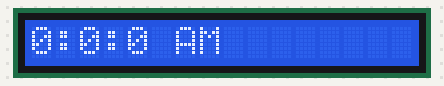
This sketch was run on a simulated ESP8266 (NodeMCU). On the bench: 16×1 character LCD.

Above: at 0.1 s.
At 4.1 s:
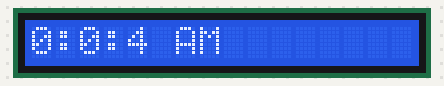
At 9.1 s:
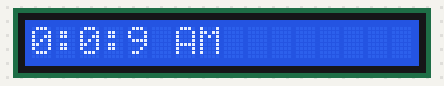
At 19.2 s:
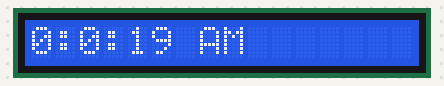
At 28.2 s:
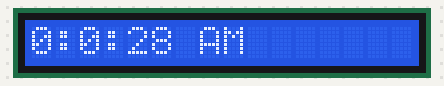
At 38.2 s:
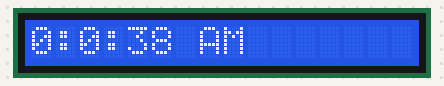

The sketch:

digitalclock.ino
```cpp
#include<LiquidCrystal.h>
LiquidCrystal lcd(D0,D1,D2,D3,D4,D5);
int mi=0;
int sec=0;
int hr=0;
int flag=0;
void setup() {
  // put your setup code here, to run once:
  lcd.begin(16,1);

}

void loop() {
  // put your main code here, to run repeatedly:
  for(int i=0;i<60;i++)
  {
  lcd.print(hr,DEC);
  lcd.write(':');
  lcd.print(mi,DEC);
  lcd.write(':');
  lcd.print(sec,DEC);

   sec=sec+1;
  if(sec==60)
  {
    mi++;
    sec=0;
  }
  if(mi==60)
  {
    hr++;
    mi=0;
  }
   if(hr==12)
  {

    hr=0;
    if(flag==0)
    {
      flag=1;
    }
    else{
      flag=0;
    }
  }
  if(flag==0)
  {
    lcd.print(" AM");
  }
  else
  {
    lcd.print(" PM");
  }
  delay(1000);
  lcd.clear();
  }
}
```

Measured:
- what the display in image 1 shows lasts 1.0 s, from 4.1 s to 5.1 s
